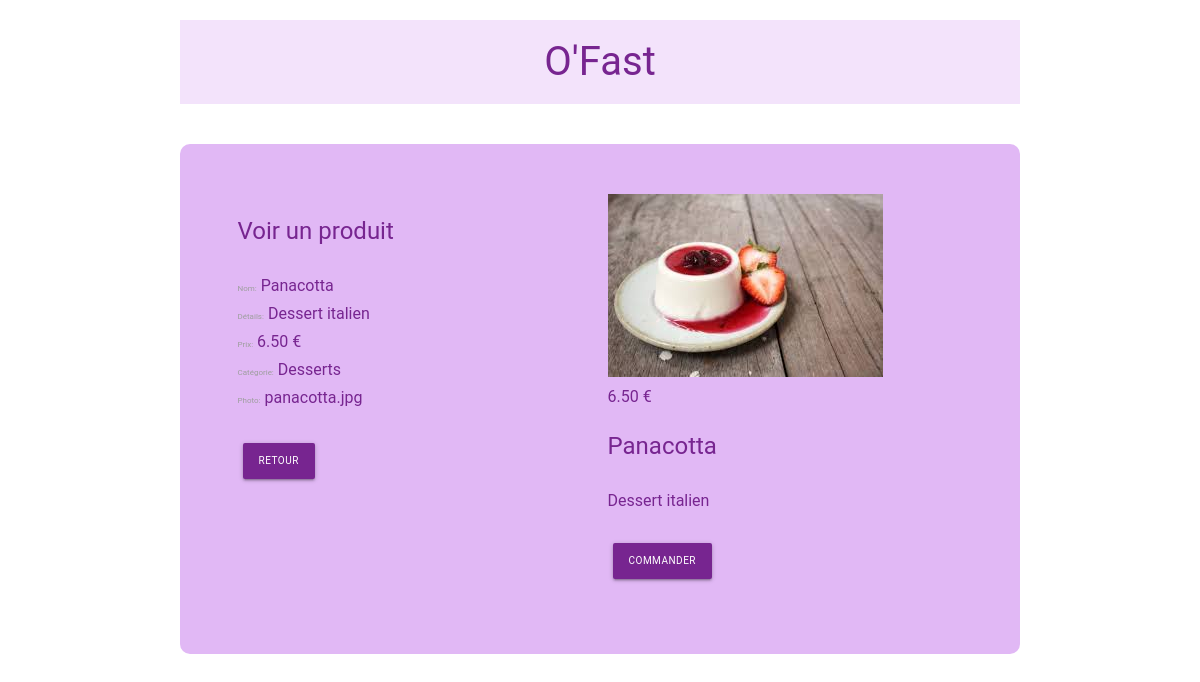
The app's page /admin/view.php?id=24 with its own data.
### tables this page shows
CREATE TABLE IF NOT EXISTS `items` (
  `id` int(11) NOT NULL AUTO_INCREMENT,
  `name` varchar(100) NOT NULL,
  `description` varchar(250) NOT NULL,
  `price` float NOT NULL,
  `image` varchar(250) NOT NULL,
  `category` int(11) NOT NULL,
  PRIMARY KEY (`id`),
  KEY `category` (`category`)
);

CREATE TABLE IF NOT EXISTS `categories` (
  `id` int(11) NOT NULL AUTO_INCREMENT,
  `name` varchar(100) NOT NULL,
  PRIMARY KEY (`id`)
);

### admin/view.php (called while the page is built, shortened)
<?php
    if(!empty($_GET['id']))
    {
        $id = checkInput($_GET['id']);
    }
    $db = Database::connect();
    $statement = $db->prepare('SELECT items.id, items.name, items.description, items.price, items.image, categories.name AS category
                             FROM items LEFT JOIN categories ON items.category = categories.id
                             WHERE items.id = ?');
    $statement->execute(array($id));
    $item = $statement->fetch();
    function checkInput($data)
    {
        $data = trim($data);
        $data = stripslashes($data);
        $data = htmlspecialchars($data);
        return $data;
    }
   include 'layout.phtml';
?>

### admin/view.phtml (the view)
<div class="container admin">
    <div class="row">
        <div class="col s12 m6 l6">
            <h2>Voir un produit</h2>
            <form>
                <div class="form_product">
                    <label>Nom:</label><?php echo ' '. $item ['name']; ?>
                </div>
                <div class="form_product">
                    <label>Détails:</label><?php echo ' '. $item ['description']; ?>
                </div>
                <div class="form_product">
                    <label>Prix:</label><?php echo ' '. number_format((float) $item['price'],2,'.','') .' €'; ?>
                </div>
                <div class="form_product">
                    <label>Catégorie:</label><?php echo ' '. $item ['category']; ?>
                </div>
                <div class="form_product">
                    <label>Photo:</label><?php echo ' '. $item ['image']; ?>
                </div>
            </form>
            <br>
            <div>
                <a href="index.php"class="waves-effect waves-light btn">Retour</a>
            </div>
            <br>
        </div>
        <div class ="col s12 m6 l6">
            <img src="<?php echo '../image/'. $item ['image']; ?>" alt="menuClassic">
            <div><?php echo number_format((float) $item['price'],2,'.',''). ' €' ; ?></div>
            <div class="caption">
                <h2><?php echo $item ['name']; ?></h2>
                <p><?php echo $item ['description']; ?></p>
                <br>
                <a href="#" class="waves-effect waves-light btn">Commander</a>
            </div>
        </div>
    </div>

### css/style.css (style rules this page uses)
html { font-size: 62.5%; }
body { box-sizing: border-box; font-family: 'Open Sans', sans-serif; font-family: 'Roboto', sans-serif; width: 100%; font-size: 1.6em; line-height: 25px; color: #772590; }
.admin { background-color: #e1b8f5; padding:50px; margin-bottom:40px; border-radius: 10px; }
.admin h2 { font-size: 1.5em; padding-bottom:15px; }
.admin .waves-effect { font-size:10px; margin:5px 5px; background-color:#772590; color:#ffffff; }

### records on screen
items: name "Panacotta", description "Dessert italien", price "6.50", categories.name "Desserts", image "panacotta.jpg", image (picture)
